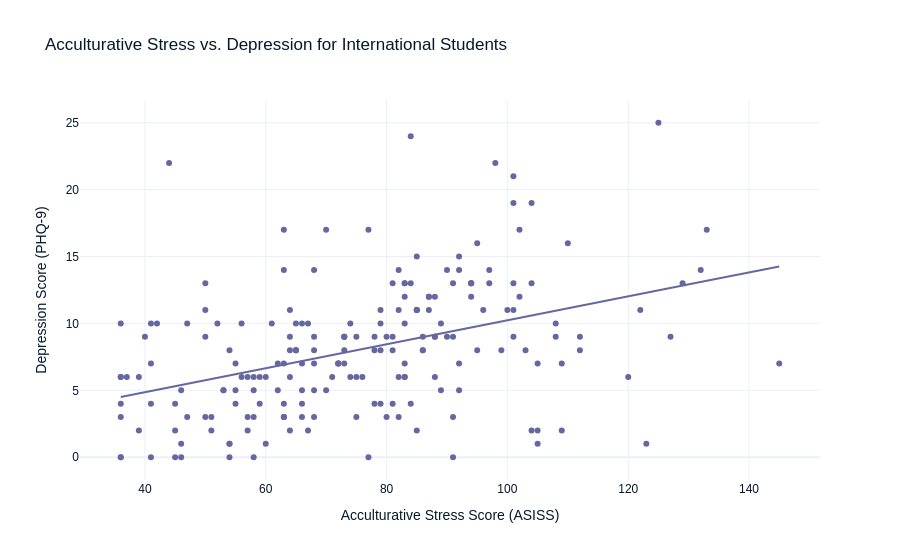

Notebook cell for this chart:
### Code cell
import plotly.express as px
fig2 = px.scatter(as_depression, x='toas', y='todep',
                 labels={'toas': 'Acculturative Stress Score (ASISS)', 'todep': 'Depression Score (PHQ-9)'},
                 title='Acculturative Stress vs. Depression for International Students',
                 trendline='ols')
fig2.show()

### Figure 1 — Plotly figure (JSON) as saved in the notebook; plotly's stock layout.template omitted (floating-point values rounded to 4 significant figures; data arrays with more than 128 entries replaced by an {"elided": "..."} marker saying what was removed)
{"data": [{"hovertemplate": "Acculturative Stress Score (ASISS)=%{x}<br>Depression Score (PHQ-9)=%{y}<extra></extra>", "legendgroup": "", "marker": {"color": "#6568a0", "symbol": "circle"}, "mode": "markers", "name": "", "orientation": "v", "showlegend": false, "type": "scatter", "x": {"elided": "201 int values"}, "xaxis": "x", "y": {"elided": "201 int values"}, "yaxis": "y"}, {"hovertemplate": "<b>OLS trendline</b><br>todep = 0.0894937 * toas + 1.28243<br>R<sup>2</sup>=0.169402<br><br>Acculturative Stress Score (ASISS)=%{x}<br>Depression Score (PHQ-9)=%{y} <b>(trend)</b><extra></extra>", "legendgroup": "", "marker": {"color": "#6568a0", "symbol": "circle"}, "mode": "lines", "name": "", "showlegend": false, "type": "scatter", "x": {"elided": "201 int values"}, "xaxis": "x", "y": {"elided": "201 float values"}, "yaxis": "y"}], "layout": {"legend": {"tracegroupgap": 0}, "title": {"text": "Acculturative Stress vs. Depression for International Students"}, "xaxis": {"anchor": "y", "domain": [0, 1], "title": {"text": "Acculturative Stress Score (ASISS)"}}, "yaxis": {"anchor": "x", "domain": [0, 1], "title": {"text": "Depression Score (PHQ-9)"}}}}
